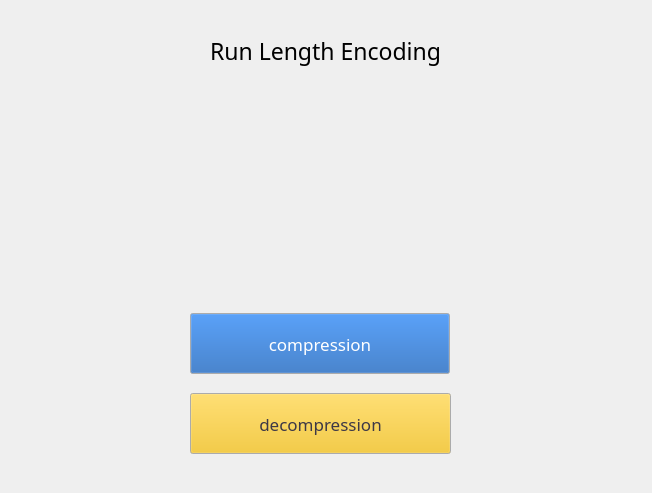
<?xml version="1.0" encoding="UTF-8"?>
<ui version="4.0">
 <class>choseOperation</class>
 <widget class="QMainWindow" name="choseOperation">
  <property name="geometry">
   <rect>
    <x>0</x>
    <y>0</y>
    <width>652</width>
    <height>493</height>
   </rect>
  </property>
  <property name="sizePolicy">
   <sizepolicy hsizetype="Fixed" vsizetype="Fixed">
    <horstretch>0</horstretch>
    <verstretch>0</verstretch>
   </sizepolicy>
  </property>
  <property name="windowTitle">
   <string>MainWindow</string>
  </property>
  <widget class="QWidget" name="centralwidget">
   <widget class="QLabel" name="label">
    <property name="geometry">
     <rect>
      <x>0</x>
      <y>0</y>
      <width>641</width>
      <height>491</height>
     </rect>
    </property>
    <property name="text">
     <string/>
    </property>
    <property name="pixmap">
     <pixmap>assets/b2.jpg</pixmap>
    </property>
    <property name="scaledContents">
     <bool>true</bool>
    </property>
   </widget>
   <widget class="QLabel" name="label_2">
    <property name="geometry">
     <rect>
      <x>0</x>
      <y>20</y>
      <width>651</width>
      <height>61</height>
     </rect>
    </property>
    <property name="font">
     <font>
      <family>Poppins SemiBold</family>
      <pointsize>17</pointsize>
     </font>
    </property>
    <property name="text">
     <string>Run Length Encoding</string>
    </property>
    <property name="scaledContents">
     <bool>true</bool>
    </property>
    <property name="alignment">
     <set>Qt::AlignCenter</set>
    </property>
   </widget>
   <widget class="QPushButton" name="comp">
    <property name="geometry">
     <rect>
      <x>190</x>
      <y>313</y>
      <width>260</width>
      <height>61</height>
     </rect>
    </property>
    <property name="palette">
     <palette>
      <active>
       <colorrole role="Button">
        <brush brushstyle="SolidPattern">
         <color alpha="255">
          <red>26</red>
          <green>95</green>
          <blue>180</blue>
         </color>
        </brush>
       </colorrole>
       <colorrole role="ButtonText">
        <brush brushstyle="SolidPattern">
         <color alpha="255">
          <red>255</red>
          <green>255</green>
          <blue>255</blue>
         </color>
        </brush>
       </colorrole>
      </active>
      <inactive>
       <colorrole role="Button">
        <brush brushstyle="SolidPattern">
         <color alpha="255">
          <red>26</red>
          <green>95</green>
          <blue>180</blue>
         </color>
        </brush>
       </colorrole>
       <colorrole role="ButtonText">
        <brush brushstyle="SolidPattern">
         <color alpha="255">
          <red>255</red>
          <green>255</green>
          <blue>255</blue>
         </color>
        </brush>
       </colorrole>
      </inactive>
      <disabled>
       <colorrole role="Button">
        <brush brushstyle="SolidPattern">
         <color alpha="255">
          <red>26</red>
          <green>95</green>
          <blue>180</blue>
         </color>
        </brush>
       </colorrole>
       <colorrole role="ButtonText">
        <brush brushstyle="SolidPattern">
         <color alpha="255">
          <red>190</red>
          <green>190</green>
          <blue>190</blue>
         </color>
        </brush>
       </colorrole>
      </disabled>
     </palette>
    </property>
    <property name="font">
     <font>
      <family>Poppins SemiBold</family>
      <pointsize>13</pointsize>
     </font>
    </property>
    <property name="text">
     <string>compression</string>
    </property>
   </widget>
   <widget class="QPushButton" name="decomp">
    <property name="geometry">
     <rect>
      <x>190</x>
      <y>393</y>
      <width>261</width>
      <height>61</height>
     </rect>
    </property>
    <property name="palette">
     <palette>
      <active>
       <colorrole role="Button">
        <brush brushstyle="SolidPattern">
         <color alpha="255">
          <red>245</red>
          <green>194</green>
          <blue>17</blue>
         </color>
        </brush>
       </colorrole>
       <colorrole role="ButtonText">
        <brush brushstyle="SolidPattern">
         <color alpha="255">
          <red>61</red>
          <green>56</green>
          <blue>70</blue>
         </color>
        </brush>
       </colorrole>
      </active>
      <inactive>
       <colorrole role="Button">
        <brush brushstyle="SolidPattern">
         <color alpha="255">
          <red>245</red>
          <green>194</green>
          <blue>17</blue>
         </color>
        </brush>
       </colorrole>
       <colorrole role="ButtonText">
        <brush brushstyle="SolidPattern">
         <color alpha="255">
          <red>61</red>
          <green>56</green>
          <blue>70</blue>
         </color>
        </brush>
       </colorrole>
      </inactive>
      <disabled>
       <colorrole role="Button">
        <brush brushstyle="SolidPattern">
         <color alpha="255">
          <red>245</red>
          <green>194</green>
          <blue>17</blue>
         </color>
        </brush>
       </colorrole>
       <colorrole role="ButtonText">
        <brush brushstyle="SolidPattern">
         <color alpha="255">
          <red>190</red>
          <green>190</green>
          <blue>190</blue>
         </color>
        </brush>
       </colorrole>
      </disabled>
     </palette>
    </property>
    <property name="font">
     <font>
      <family>Poppins SemiBold</family>
      <pointsize>13</pointsize>
     </font>
    </property>
    <property name="text">
     <string>decompression</string>
    </property>
   </widget>
  </widget>
 </widget>
 <resources>
  <include location="images.qrc"/>
 </resources>
 <connections/>
</ui>
